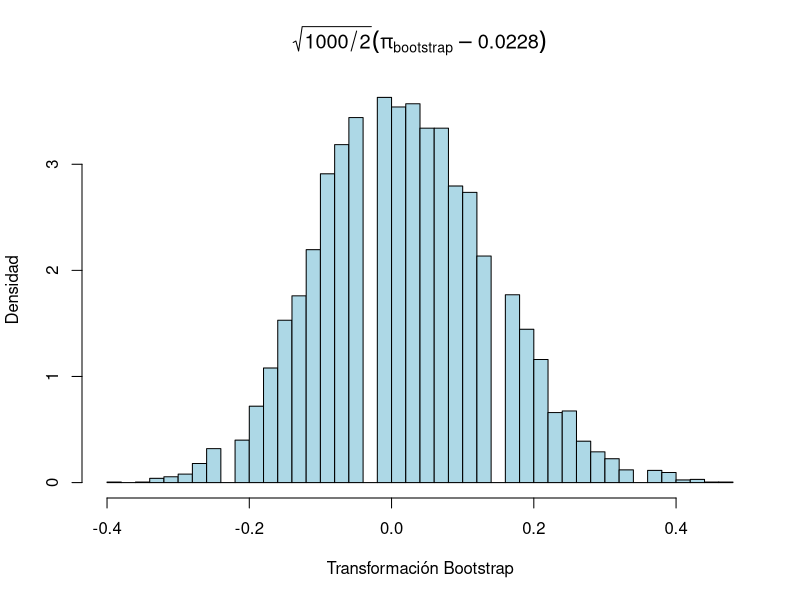
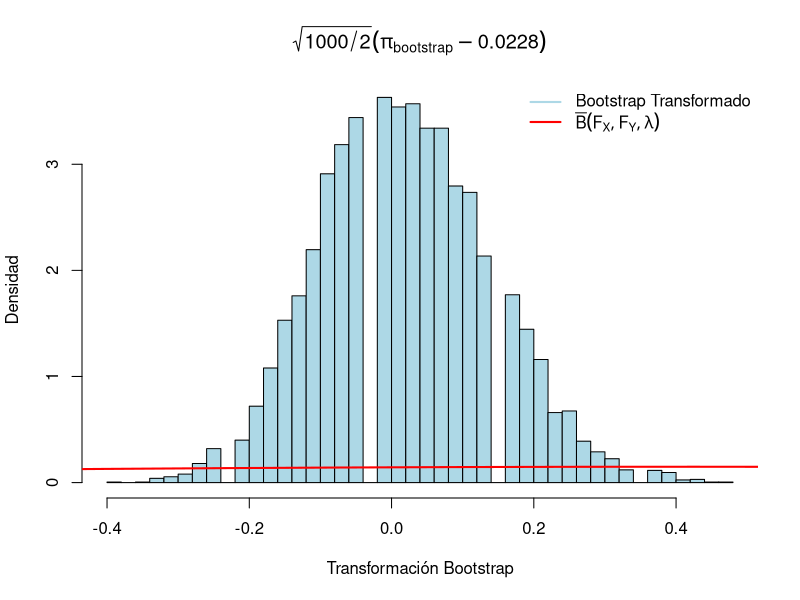

The R source for these figures, in order:
# Fijar semilla para reproducibilidad
set.seed(250)

# Definir tamaño de muestra
n <- 1000

# Generar muestras de N(0,1) y N(7,5)
sample_1 <- rnorm(n, mean = 0, sd = 1)
sample_2 <- rnorm(n, mean = 7, sd = 5)

# Definir las funciones de distribución empirica para las muestras
cdf_sample_1 <- ecdf(sample_1)
cdf_sample_2 <- ecdf(sample_2)

# Crear un rango de valores para t
t_values <- seq(-10, 20, length.out = 10000)

# Calcular las CDF para ambos casos
cdf_values_sample_1 <- cdf_sample_1(t_values)
cdf_values_sample_2 <- cdf_sample_2(t_values)

# Calcular la diferencia entre las dos funciones
difference <- cdf_values_sample_2 - cdf_values_sample_1

# Encontrar el punto donde la diferencia es máxima
max_diff_index <- which.max(difference)
x_max_diff <- t_values[max_diff_index]
y_max_diff_sample_1 <- cdf_values_sample_1[max_diff_index]
y_max_diff_sample_2 <- cdf_values_sample_2[max_diff_index]
max_difference <- difference[max_diff_index]

# Valor de pi
pi_index <- max_difference


# Bootstrap
B <- 10000  # Número de remuestreos
pi_bootstrap <- numeric(B)

for (b in 1:B) {
  # Remuestreo con reemplazo
  boot_sample_1 <- sample(sample_1, n, replace = TRUE)
  boot_sample_2 <- sample(sample_2, n, replace = TRUE)
  
  # Cálculo de cuantiles en las muestras bootstrap
  cdf_sample_1_boot <- ecdf(boot_sample_1)
  cdf_sample_2_boot <- ecdf(boot_sample_2)
  
  cdf_values_sample_1_boot <- cdf_sample_1_boot(t_values)
  cdf_values_sample_2_boot <- cdf_sample_2_boot(t_values)
  
  # Calcular la diferencia entre las dos funciones
  difference <- cdf_values_sample_2_boot - cdf_values_sample_1_boot
  max_diff_index <- which.max(difference)
  max_difference <- difference[max_diff_index]
  
  # Valor de pi
  pi_bootstrap[b] <- max_difference
}

# Transformación de los valores bootstrap
transformed_values <- sqrt(1000 / 2) * (pi_bootstrap - 0.0228)

B1 <- cumsum(rnorm(length(t_values), mean = 0, sd = sqrt(1/length(t_values))))
B1 <- B1 - t_values * B1[length(t_values)]  # Convertir en puente browniano

B2 <- cumsum(rnorm(length(t_values), mean = 0, sd = sqrt(1/length(t_values))))
B2 <- B2 - t_values * B2[length(t_values)]  # Convertir en puente browniano

# 4. Definir lambda y calcular \bar{B}(F_X, F_Y, \lambda)
lambda <- 0.5  # Valor de lambda ajustable
B_bar <- sqrt(lambda) * B1 - sqrt(1 - lambda) * B2

# Graficar la distribución bootstrap transformada
hist(transformed_values, breaks = 40, freq = FALSE, 
     col = "lightblue", border = "black", main = expression(sqrt(1000/2) * (pi[bootstrap] - 0.0228)),
     xlab = "Transformación Bootstrap", ylab = "Densidad")

# Superponer la distribucion de \hat{B}


# Definir el valor de π(F_X, F_Y)
pi_real <- 0.0228  # Valor real de π(F_X, F_Y)

# Identificar el conjunto T
T_values <- t_values[t_values >= pi_real]  # Filtrar valores de t >= π(F_X, F_Y)

# Evaluar el proceso estocástico en los valores de T
B_bar_T <- sqrt(lambda) * B1[t_values >= pi_real] - sqrt(1 - lambda) * B2[t_values >= pi_real]

# Calcular el supremo para cada trayectoria simulada
B_bar_sup <- max(B_bar_T)

# Crear una distribución de valores de B_bar supremo repitiendo la simulación
B_bar_samples <- numeric(10000)

for (i in 1:10000) {
  B1_sim <- cumsum(rnorm(length(t_values), mean = 0, sd = sqrt(1/length(t_values))))
  B1_sim <- B1_sim - t_values * B1_sim[length(t_values)]  # Convertir en puente browniano
  
  B2_sim <- cumsum(rnorm(length(t_values), mean = 0, sd = sqrt(1/length(t_values))))
  B2_sim <- B2_sim - t_values * B2_sim[length(t_values)]  # Convertir en puente browniano
  
  B_bar_sim <- sqrt(lambda) * B1_sim[t_values >= pi_real] - sqrt(1 - lambda) * B2_sim[t_values >= pi_real]
  B_bar_samples[i] <- max(B_bar_sim)  # Supremo
}

# Graficar la distribución bootstrap transformada
hist(transformed_values, breaks = 40, freq = FALSE, 
     col = "lightblue", border = "black", main = expression(sqrt(1000/2) * (pi[bootstrap] - 0.0228)),
     xlab = "Transformación Bootstrap", ylab = "Densidad")

# Dibujar la densidad estimada de B_bar
lines(density(B_bar_samples), col = "red", lwd = 2)

legend("topright", legend = c("Bootstrap Transformado", expression(bar(B)(F[X], F[Y], lambda))), 
       col = c("lightblue", "red"), lwd = 2, bty = "n")

